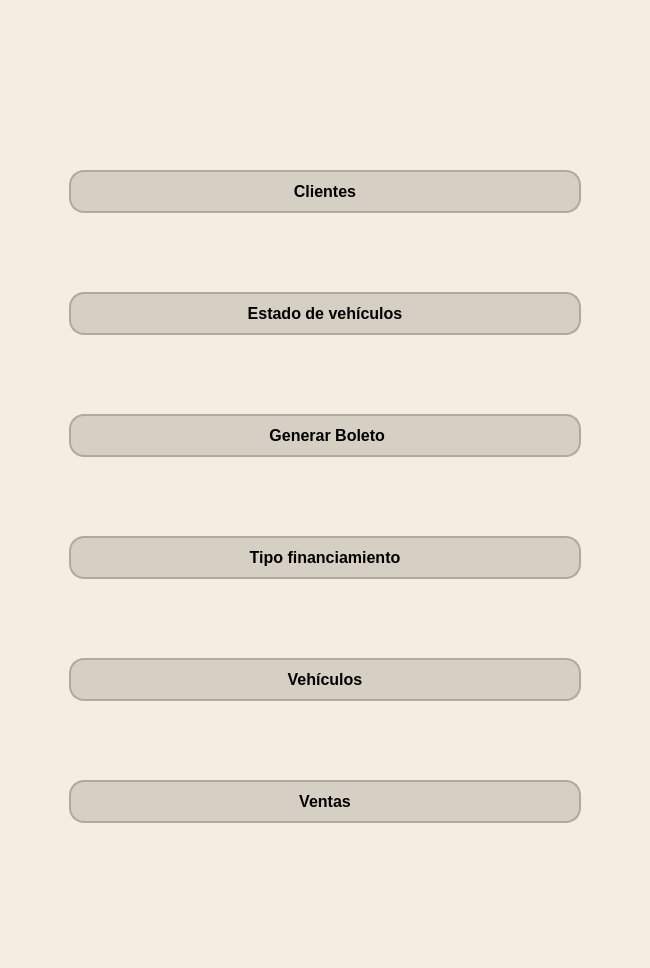
<?xml version="1.0" encoding="UTF-8"?>
<ui version="4.0">
 <class>MainWindow</class>
 <widget class="QMainWindow" name="MainWindow">
  <property name="geometry">
   <rect>
    <x>0</x>
    <y>0</y>
    <width>650</width>
    <height>968</height>
   </rect>
  </property>
  <property name="sizePolicy">
   <sizepolicy hsizetype="Preferred" vsizetype="Preferred">
    <horstretch>0</horstretch>
    <verstretch>0</verstretch>
   </sizepolicy>
  </property>
  <property name="maximumSize">
   <size>
    <width>16777215</width>
    <height>16777215</height>
   </size>
  </property>
  <property name="windowTitle">
   <string>Inicio</string>
  </property>
  <property name="styleSheet">
   <string notr="true">background-color: #f4eee2;</string>
  </property>
  <widget class="QWidget" name="centralwidget">
   <property name="sizePolicy">
    <sizepolicy hsizetype="Minimum" vsizetype="Minimum">
     <horstretch>0</horstretch>
     <verstretch>0</verstretch>
    </sizepolicy>
   </property>
   <property name="styleSheet">
    <string notr="true"/>
   </property>
   <layout class="QGridLayout" name="gridLayout">
    <item row="1" column="0">
     <spacer name="horizontalSpacer">
      <property name="orientation">
       <enum>Qt::Horizontal</enum>
      </property>
      <property name="sizeType">
       <enum>QSizePolicy::Fixed</enum>
      </property>
      <property name="sizeHint" stdset="0">
       <size>
        <width>60</width>
        <height>20</height>
       </size>
      </property>
     </spacer>
    </item>
    <item row="1" column="1">
     <widget class="QPushButton" name="btnClientes">
      <property name="enabled">
       <bool>true</bool>
      </property>
      <property name="font">
       <font>
        <pointsize>12</pointsize>
        <weight>75</weight>
        <bold>true</bold>
       </font>
      </property>
      <property name="cursor">
       <cursorShape>PointingHandCursor</cursorShape>
      </property>
      <property name="autoFillBackground">
       <bool>false</bool>
      </property>
      <property name="styleSheet">
       <string notr="true">QPushButton {
    background-color: #d6cfc3;
    border: 2px solid #b0a99f;
    border-radius: 15px;
    padding: 10px;
}

QPushButton:hover {
    background-color: #c1b1a4;
}

</string>
      </property>
      <property name="text">
       <string>Clientes</string>
      </property>
      <property name="autoDefault">
       <bool>false</bool>
      </property>
      <property name="default">
       <bool>false</bool>
      </property>
      <property name="flat">
       <bool>false</bool>
      </property>
     </widget>
    </item>
    <item row="3" column="1">
     <widget class="QPushButton" name="btnEstadoVehiculo">
      <property name="enabled">
       <bool>true</bool>
      </property>
      <property name="font">
       <font>
        <pointsize>12</pointsize>
        <weight>75</weight>
        <bold>true</bold>
       </font>
      </property>
      <property name="cursor">
       <cursorShape>PointingHandCursor</cursorShape>
      </property>
      <property name="autoFillBackground">
       <bool>false</bool>
      </property>
      <property name="styleSheet">
       <string notr="true">QPushButton {
    background-color: #d6cfc3;
    border: 2px solid #b0a99f;
    border-radius: 15px;
    padding: 10px;
}

QPushButton:hover {
    background-color: #c1b1a4;
}
</string>
      </property>
      <property name="text">
       <string>Estado de vehículos</string>
      </property>
      <property name="flat">
       <bool>false</bool>
      </property>
     </widget>
    </item>
    <item row="2" column="1">
     <spacer name="verticalSpacer">
      <property name="orientation">
       <enum>Qt::Vertical</enum>
      </property>
      <property name="sizeType">
       <enum>QSizePolicy::Fixed</enum>
      </property>
      <property name="sizeHint" stdset="0">
       <size>
        <width>20</width>
        <height>20</height>
       </size>
      </property>
     </spacer>
    </item>
    <item row="4" column="1">
     <spacer name="verticalSpacer_2">
      <property name="orientation">
       <enum>Qt::Vertical</enum>
      </property>
      <property name="sizeType">
       <enum>QSizePolicy::Fixed</enum>
      </property>
      <property name="sizeHint" stdset="0">
       <size>
        <width>20</width>
        <height>20</height>
       </size>
      </property>
     </spacer>
    </item>
    <item row="9" column="1">
     <widget class="QPushButton" name="btnVehiculos">
      <property name="enabled">
       <bool>true</bool>
      </property>
      <property name="font">
       <font>
        <pointsize>12</pointsize>
        <weight>75</weight>
        <bold>true</bold>
       </font>
      </property>
      <property name="cursor">
       <cursorShape>PointingHandCursor</cursorShape>
      </property>
      <property name="autoFillBackground">
       <bool>false</bool>
      </property>
      <property name="styleSheet">
       <string notr="true">QPushButton {
    background-color: #d6cfc3;
    border: 2px solid #b0a99f;
    border-radius: 15px;
    padding: 10px;
}

QPushButton:hover {
    background-color: #c1b1a4;
}
</string>
      </property>
      <property name="text">
       <string>Vehículos</string>
      </property>
      <property name="flat">
       <bool>false</bool>
      </property>
     </widget>
    </item>
    <item row="8" column="1">
     <spacer name="verticalSpacer_4">
      <property name="orientation">
       <enum>Qt::Vertical</enum>
      </property>
      <property name="sizeType">
       <enum>QSizePolicy::Fixed</enum>
      </property>
      <property name="sizeHint" stdset="0">
       <size>
        <width>20</width>
        <height>20</height>
       </size>
      </property>
     </spacer>
    </item>
    <item row="12" column="1">
     <widget class="QLabel" name="lblErrorInicio">
      <property name="sizePolicy">
       <sizepolicy hsizetype="Preferred" vsizetype="Fixed">
        <horstretch>0</horstretch>
        <verstretch>0</verstretch>
       </sizepolicy>
      </property>
      <property name="font">
       <font>
        <pointsize>12</pointsize>
        <weight>75</weight>
        <bold>true</bold>
       </font>
      </property>
      <property name="styleSheet">
       <string notr="true">color: rgb(255, 0, 0);</string>
      </property>
      <property name="text">
       <string/>
      </property>
      <property name="alignment">
       <set>Qt::AlignCenter</set>
      </property>
      <property name="textInteractionFlags">
       <set>Qt::NoTextInteraction</set>
      </property>
     </widget>
    </item>
    <item row="11" column="1">
     <widget class="QPushButton" name="btnVentas">
      <property name="enabled">
       <bool>true</bool>
      </property>
      <property name="font">
       <font>
        <pointsize>12</pointsize>
        <weight>75</weight>
        <bold>true</bold>
       </font>
      </property>
      <property name="cursor">
       <cursorShape>PointingHandCursor</cursorShape>
      </property>
      <property name="autoFillBackground">
       <bool>false</bool>
      </property>
      <property name="styleSheet">
       <string notr="true">QPushButton {
    background-color: #d6cfc3;
    border: 2px solid #b0a99f;
    border-radius: 15px;
    padding: 10px;
}

QPushButton:hover {
    background-color: #c1b1a4;
}
</string>
      </property>
      <property name="text">
       <string>Ventas</string>
      </property>
      <property name="flat">
       <bool>false</bool>
      </property>
     </widget>
    </item>
    <item row="10" column="1">
     <spacer name="verticalSpacer_5">
      <property name="orientation">
       <enum>Qt::Vertical</enum>
      </property>
      <property name="sizeType">
       <enum>QSizePolicy::Fixed</enum>
      </property>
      <property name="sizeHint" stdset="0">
       <size>
        <width>20</width>
        <height>20</height>
       </size>
      </property>
     </spacer>
    </item>
    <item row="6" column="1">
     <spacer name="verticalSpacer_3">
      <property name="orientation">
       <enum>Qt::Vertical</enum>
      </property>
      <property name="sizeType">
       <enum>QSizePolicy::Fixed</enum>
      </property>
      <property name="sizeHint" stdset="0">
       <size>
        <width>20</width>
        <height>20</height>
       </size>
      </property>
     </spacer>
    </item>
    <item row="7" column="1">
     <widget class="QPushButton" name="btnTipoFinan">
      <property name="enabled">
       <bool>true</bool>
      </property>
      <property name="font">
       <font>
        <pointsize>12</pointsize>
        <weight>75</weight>
        <bold>true</bold>
       </font>
      </property>
      <property name="cursor">
       <cursorShape>PointingHandCursor</cursorShape>
      </property>
      <property name="autoFillBackground">
       <bool>false</bool>
      </property>
      <property name="styleSheet">
       <string notr="true">QPushButton {
    background-color: #d6cfc3;
    border: 2px solid #b0a99f;
    border-radius: 15px;
    padding: 10px;
}

QPushButton:hover {
    background-color: #c1b1a4;
}
</string>
      </property>
      <property name="text">
       <string>Tipo financiamiento</string>
      </property>
      <property name="flat">
       <bool>false</bool>
      </property>
     </widget>
    </item>
    <item row="5" column="1">
     <widget class="QPushButton" name="btnServicios">
      <property name="enabled">
       <bool>true</bool>
      </property>
      <property name="font">
       <font>
        <pointsize>12</pointsize>
        <weight>75</weight>
        <bold>true</bold>
       </font>
      </property>
      <property name="cursor">
       <cursorShape>PointingHandCursor</cursorShape>
      </property>
      <property name="autoFillBackground">
       <bool>false</bool>
      </property>
      <property name="styleSheet">
       <string notr="true">QPushButton {
    background-color: #d6cfc3;
    border: 2px solid #b0a99f;
    border-radius: 15px;
    padding: 10px;
}

QPushButton:hover {
    background-color: #c1b1a4;
}
</string>
      </property>
      <property name="text">
       <string> Generar Boleto</string>
      </property>
      <property name="flat">
       <bool>false</bool>
      </property>
     </widget>
    </item>
    <item row="1" column="2">
     <spacer name="horizontalSpacer_2">
      <property name="orientation">
       <enum>Qt::Horizontal</enum>
      </property>
      <property name="sizeType">
       <enum>QSizePolicy::Fixed</enum>
      </property>
      <property name="sizeHint" stdset="0">
       <size>
        <width>60</width>
        <height>20</height>
       </size>
      </property>
     </spacer>
    </item>
    <item row="0" column="1">
     <widget class="QLabel" name="label">
      <property name="sizePolicy">
       <sizepolicy hsizetype="Expanding" vsizetype="Fixed">
        <horstretch>0</horstretch>
        <verstretch>0</verstretch>
       </sizepolicy>
      </property>
      <property name="font">
       <font>
        <pointsize>32</pointsize>
       </font>
      </property>
      <property name="text">
       <string/>
      </property>
      <property name="pixmap">
       <pixmap>img/AC Automotores.jpg</pixmap>
      </property>
      <property name="alignment">
       <set>Qt::AlignCenter</set>
      </property>
     </widget>
    </item>
   </layout>
  </widget>
 </widget>
 <resources/>
 <connections/>
</ui>
